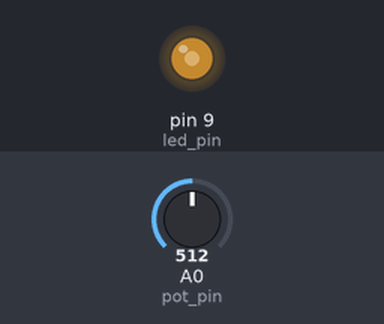
Recording of a sketch running on a simulated Arduino Uno, built with avr-gcc and run on an emulated ATmega328P. Shown: output pins drawn as LEDs (lit = HIGH). The test bench sets the inputs (shaded band); at power-on: A0 (pot_pin) = 512.

Above: at 1.2 s.
1.3 s: A0 (pot_pin) set to 716
At 2.4 s:
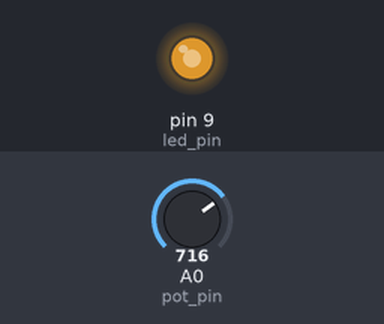
3.0 s: A0 (pot_pin) set to 900
At 3.6 s:
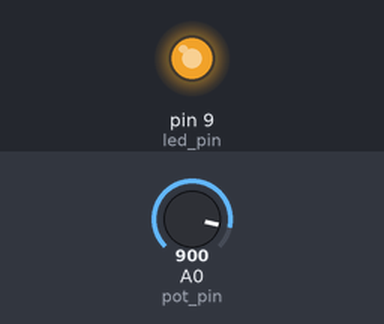
4.5 s: A0 (pot_pin) set to 122
At 4.8 s:
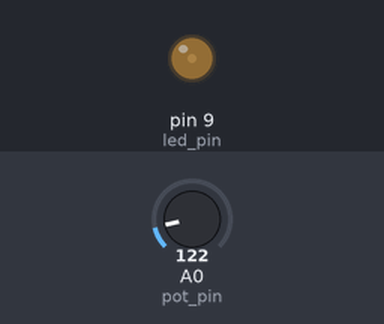
6.0 s: A0 (pot_pin) set to 0
At 7.1 s:
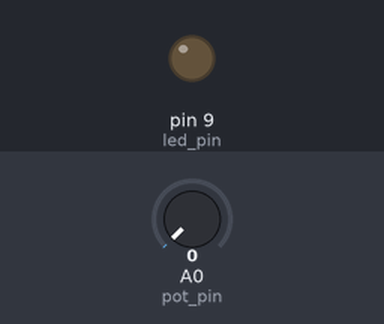
7.5 s: A0 (pot_pin) set to 511
At 8.3 s:
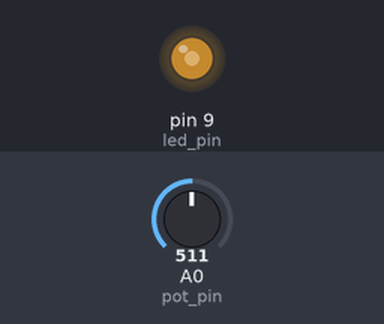
Timing chart, 0 to 10.0 s (numbered marks = the images above; inputs shaded):
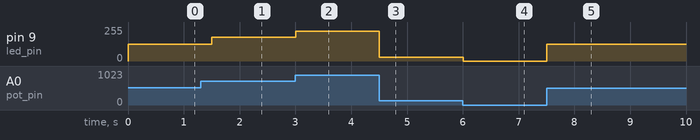

The sketch:

dimmer.ino
```cpp
int led_pin = 9;
int pot_pin = A0;
int read_value;
float write_value;

void setup() {
  pinMode(pot_pin, INPUT);
  pinMode(led_pin, OUTPUT);

  //Serial.begin(9600);
}

void loop() {
  read_value = analogRead(pot_pin);
  write_value = convert_voltage_scale(read_value);

  //Serial.println(write_value);

  analogWrite(led_pin, write_value);

  delay(250);
}

float convert_voltage_scale(int in_value) {
  /**
   * Analog Read: 0V = 0, 5V = 1023
   * Analog Write: 0V = 0, 5V = 255
   */
  float voltage = in_value * 5.0 / 1023.0;

  return voltage * 51;
}
```

Measured:
- after the input at 1.3 s, pin 9 (led_pin): 127/255 → 178/255 after 0.20 s
- after the input at 3.0 s, pin 9 (led_pin): 178/255 → 224/255 at once
- after the input at 4.5 s, pin 9 (led_pin): 224/255 → 30/255 at once
- after the input at 6.0 s, pin 9 (led_pin): 30/255 → 0/255 at once
- after the input at 7.5 s, pin 9 (led_pin): 0/255 → 127/255 at once
